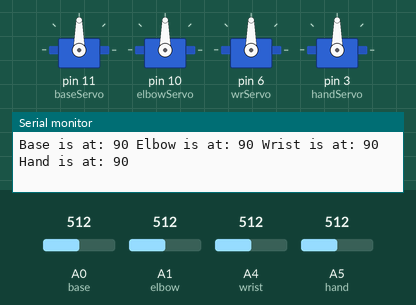
This sketch was run on a simulated Arduino Uno, built with avr-gcc and run on an emulated ATmega328P. Shown: 4 × servo, the last lines printed to the serial monitor. The inputs (shaded band) are chosen by the test bench; at power-on: A0 (base) = 512, A1 (elbow) = 512, A4 (wrist) = 512, A5 (hand) = 512.

Above: at 1.2 s.
1.3 s: A0 (base) set to 716
At 2.1 s:
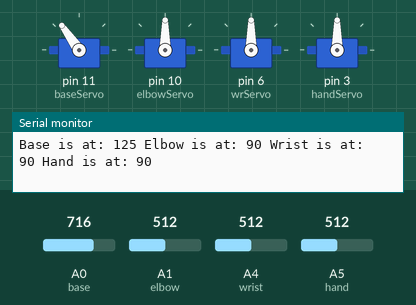
2.8 s: A1 (elbow) set to 716
At 4.0 s:
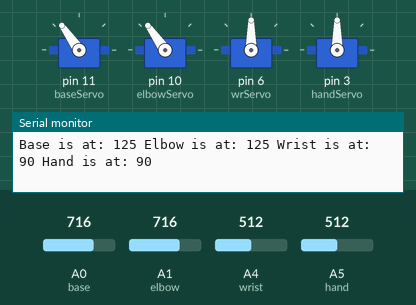
4.3 s: A4 (wrist) set to 561
At 5.8 s:
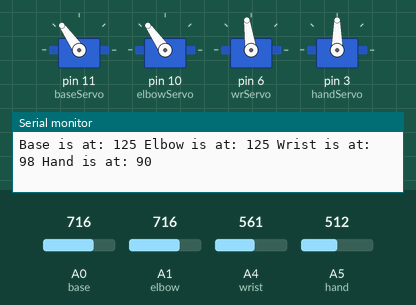
7.3 s: A4 (wrist) set to 581
At 8.4 s:
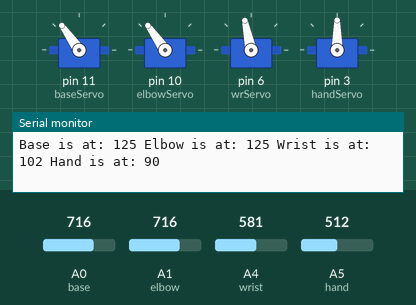
8.9 s: A5 (hand) set to 716
At 10.1 s:
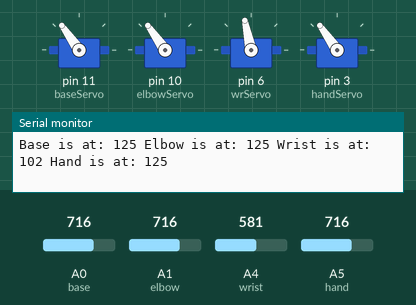
10.4 s: A0 (base) set to 992
At 11.1 s:
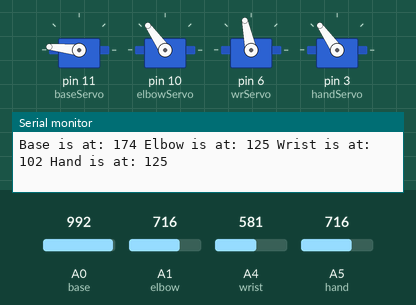
Timing chart, 0 to 12.9 s (numbered marks = the images above; inputs shaded):
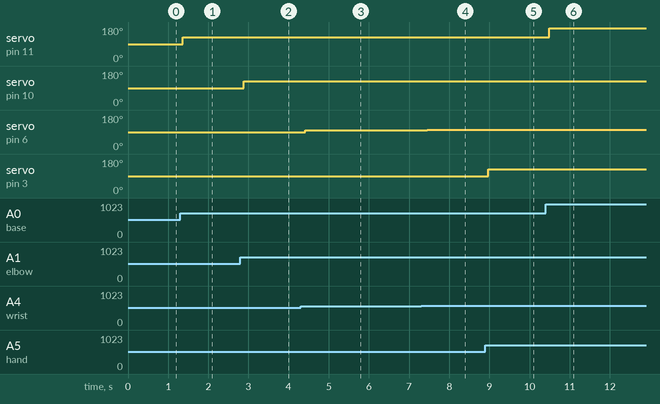

The sketch:

ROBOT_ARM.ino
```cpp
/** Code for Robotic Arm **/

// Include necessary libraries
#include <Servo.h>

// Initialize servos with 'Servo'
Servo serv_base, serv_elbow, serv_wrist, serv_hand;

// Initialize and set Base movement variables to analog pin A0
// and PWM pin 11
int base = A0;
int baseServo = 11;
// Initialize and set Elbow movement variables to analog pin A1
// and PWM pin 10
int elbow = A1;
int elbowServo =10;
// Initialize and set Wrist movement variables to analog pin A4
// and PWM pin 6
int wrist = A4;
int wrServo = 6;
// Initialize and set Base movement variables to analog pin A5
// and PWM pin 3
int hand = A5;
int handServo = 3;

// Set variables to read from pins
int baseRead, elbRead, wrRead, haRead;

// Set global time variable for delay
int delayTime = 150;


void setup() {
  // Initialize 'pinMode' to send and receive communication between
  // knobs and microcontroller
  pinMode(base, INPUT);
  pinMode(elbow, INPUT);
  pinMode(wrist, INPUT);
  pinMode(hand, INPUT);
  pinMode(baseServo,OUTPUT);
  pinMode(elbowServo,OUTPUT);
  pinMode(wrServo,OUTPUT);
  pinMode(handServo,OUTPUT);

  // Initialize servos with '.attach' to read from specified pins to servo
  serv_base.attach(baseServo);
  serv_elbow.attach(elbowServo);
  serv_wrist.attach(wrServo);
  serv_hand.attach(handServo);

  // Set baudrate for data transer between Arduino
  Serial.begin(115200);
}

void loop() {

  // Set variables to read from input
  baseRead = analogRead(base);
  elbRead = analogRead(elbow);
  wrRead = analogRead(wrist);
  haRead = analogRead(hand);

  // Conversion of angle on servo into voltage value from movement
  /*baseServo = (180./1023.)*baseRead; // Calculating the value for the arm Base movement
  elbowServo = (180./1023.)*elbRead;
  wrServo = (180./1023.)*wrRead;
  handServo = (180./1023.)*haRead; */

  // Conversion of angle on servo into voltage value from movement
  baseRead = map(baseRead, 0, 1023, 0, 180);
  elbRead = map(elbRead, 0, 1023, 0, 180);
  wrRead = map(wrRead, 0, 1023, 0, 180);
  haRead = map(haRead, 0, 1023, 0, 180);

  // Write values to set the position for each servo
  serv_base.write(baseRead);
  serv_elbow.write(elbRead);
  serv_hand.write(haRead);
  serv_wrist.write(wrRead);

  // Timed delay
  delay(delayTime);

  // Print output values to serial monitor from potentiometer input
  // Values will range from 0 to 180 with 90 being the center position
  Serial.print("Base is at: ");
  Serial.print(baseRead);
  Serial.print(" Elbow is at: ");
  Serial.print(elbRead);
  Serial.print(" Wrist is at: ");
  Serial.print(wrRead);
  Serial.print(" Hand is at: ");
  Serial.println(haRead);

}
```

Measured:
- after the input at 1.3 s, servo on pin 11 (baseServo): 90° → 125° after 0.07 s
- after the input at 2.8 s, servo on pin 10 (elbowServo): 90° → 125° after 0.09 s
- after the input at 4.3 s, servo on pin 6 (wrServo): 90° → 98° after 0.11 s
- after the input at 7.3 s, servo on pin 6 (wrServo): 98° → 102° after 0.15 s
- after the input at 8.9 s, servo on pin 3 (handServo): 90° → 125° after 0.07 s
- after the input at 10.4 s, servo on pin 11 (baseServo): 125° → 174° after 0.09 s
